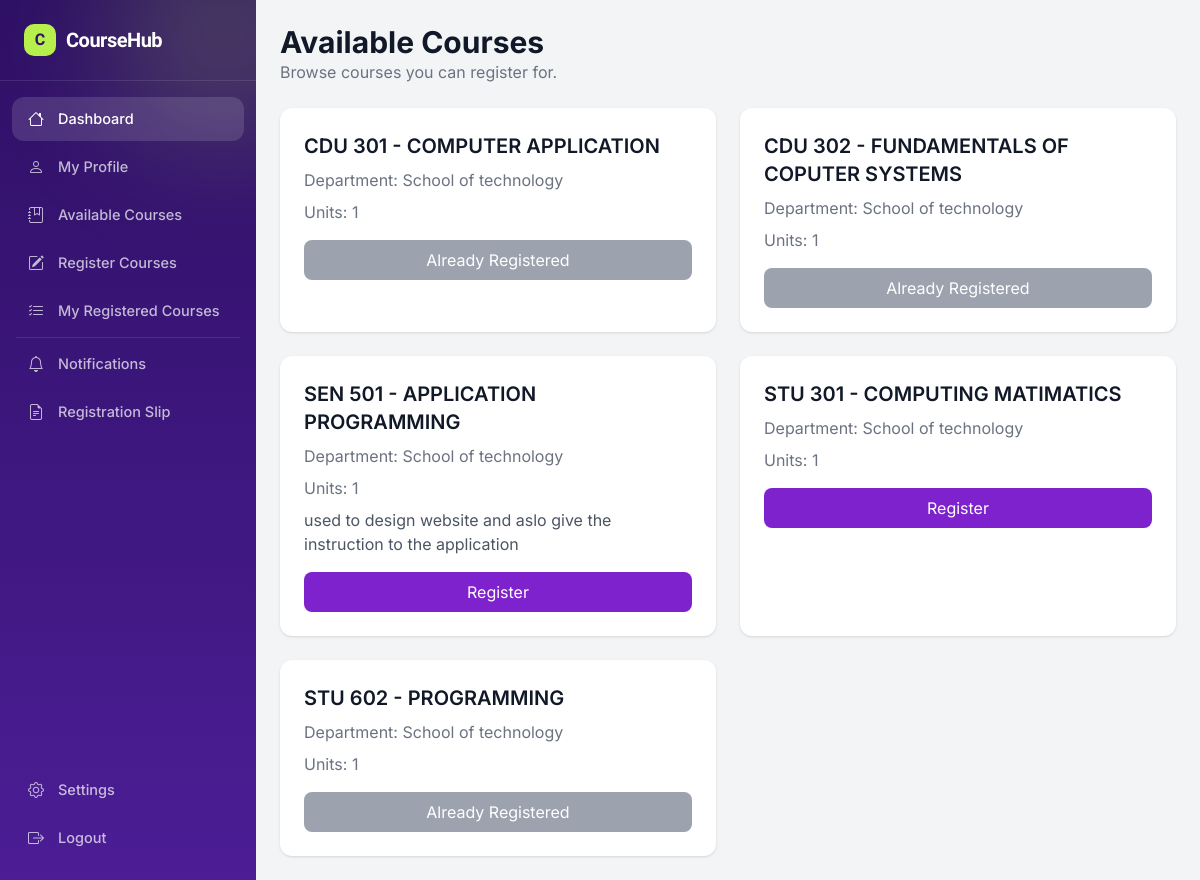
Page /students/courses/ (signed in) on the earlier database version.
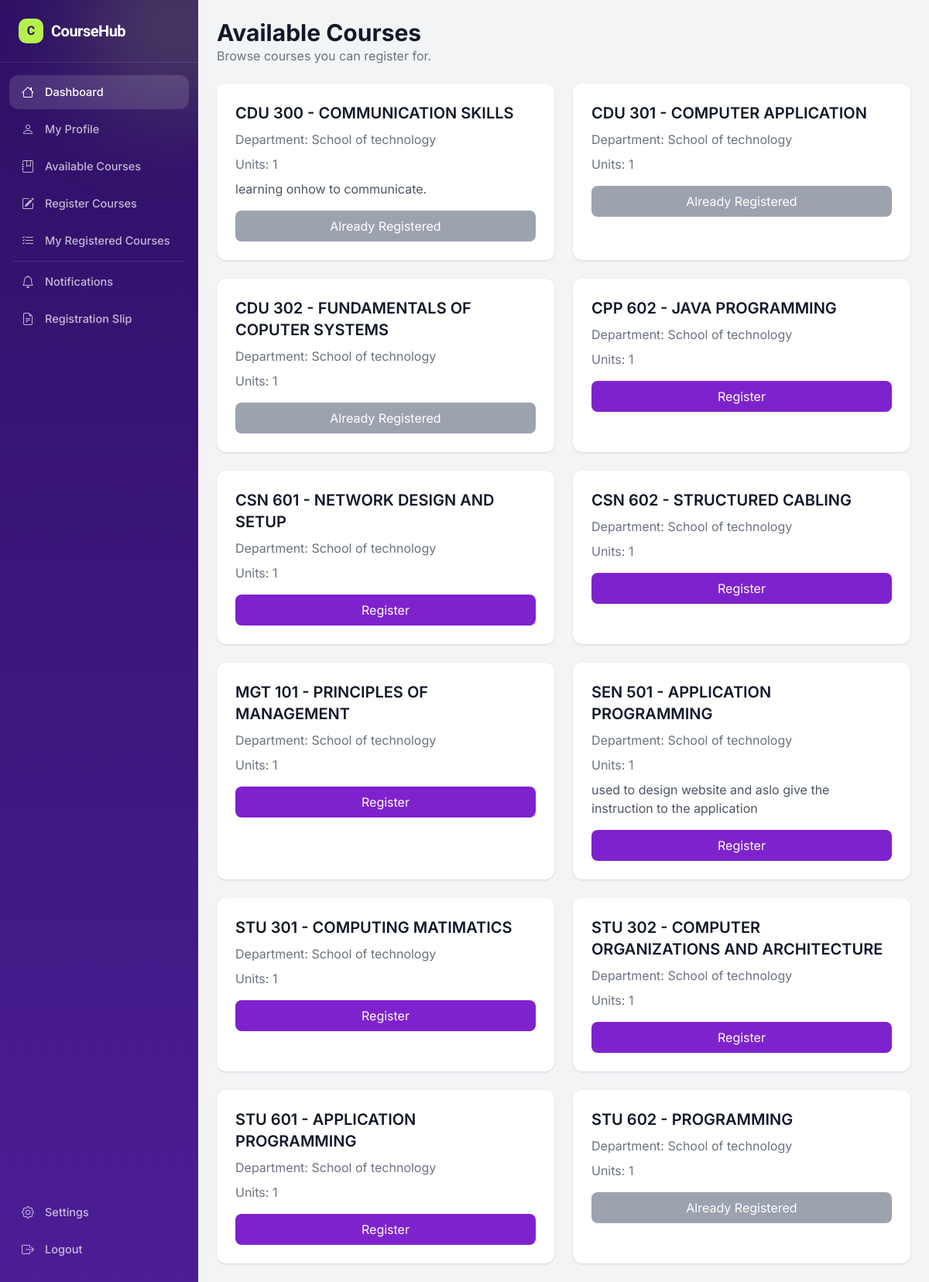
Same page on the later database version.
### courses/models.py (models this page shows, shortened)
class Course(models.Model):
    department = models.ForeignKey(
        Department,
        on_delete=models.CASCADE,
        related_name='courses',
        verbose_name='Department/School',
        help_text='Select the department or school offering this course.',
    )
    code = models.CharField(max_length=20, unique=True)
    title = models.CharField(max_length=200)
    description = models.TextField(blank=True)
    credit_hours = models.PositiveIntegerField(
        default=3,
        verbose_name='Units',
        help_text='Number of credit units for this course.',
    )
    semester = models.CharField(max_length=50, blank=True)
    is_active = models.BooleanField(default=True)
    created_at = models.DateTimeField(auto_now_add=True)
    class Meta:
        verbose_name_plural = 'Courses'

### departments/models.py (models this page shows, shortened)
class Department(models.Model):
    name = models.CharField(max_length=150, unique=True)
    code = models.CharField(max_length=20, unique=True)
    description = models.TextField(blank=True)
    created_at = models.DateTimeField(auto_now_add=True)
    class Meta:
        verbose_name_plural = 'Departments'

### students/views.py (the view)
# urls.py: path('courses/', student_courses_view, name='student_courses'),
@login_required
def student_courses_view(request):
    student = Student.objects.filter(user=request.user).first()
    registrations = CourseRegistration.objects.filter(student=student).values_list('course_id', flat=True)
    courses = Course.objects.filter(is_active=True).order_by('code')
    return render(request, 'students/courses.html', {
        'student': student,
        'courses': courses,
        'registered_course_ids': list(registrations),
    })

### templates/students/courses.html (shortened to what this page needs)
{% extends 'dashboard/student_base.html' %}
{% block content %}
<div class="max-w-6xl mx-auto p-6">
    <div class="flex items-center justify-between mb-6">
        <div>
            <h1 class="text-3xl font-bold">Available Courses</h1>
            <p class="text-gray-500">Browse courses you can register for.</p>
        </div>
    </div>
    <div class="grid gap-6 lg:grid-cols-2">
        {% for course in courses %}
        <div class="bg-white rounded-xl shadow p-6">
            <h2 class="text-xl font-semibold mb-2">{{ course.code }} - {{ course.title }}</h2>
            <p class="text-gray-500 mb-2">Department: {{ course.department.name|default:'N/A' }}</p>
            <p class="text-gray-500 mb-2">Units: {{ course.credit_hours }}</p>
            <p class="text-gray-600 mb-4">{{ course.description|truncatechars:120 }}</p>
            <form method="post" action="{% url 'register_course' %}">
                <button type="submit" class="w-full rounded-lg py-2 text-white {% if course.id in registered_course_ids %}bg-gray-400 cursor-not-allowed{% else %}bg-purple-700 hover:bg-purple-600{% endif %}" {% if course.id in registered_course_ids %}disabled{% endif %}>
                    {% if course.id in registered_course_ids %}Already Registered{% else %}Register{% endif %}
                </button>
            </form>
        </div>
        {% empty %}
        <div class="bg-white rounded-xl shadow p-6 text-gray-500">No active courses are available for registration.</div>
        {% endfor %}
    </div>
</div>
{% endblock %}

Differences in the rows shown:
added Course: code "CDU 300", title "COMMUNICATION SKILLS", department.name "School of technology", credit_hours "1", description "learning onhow to communicate.", shows "Already Registered"
added Course: code "CPP 602", title "JAVA PROGRAMMING", department.name "School of technology", credit_hours "1", shows "Register"
added Course: code "CSN 601", title "NETWORK DESIGN AND SETUP", department.name "School of technology", credit_hours "1", shows "Register"
added Course: code "CSN 602", title "STRUCTURED CABLING", department.name "School of technology", credit_hours "1", shows "Register"
added Course: code "MGT 101", title "PRINCIPLES OF MANAGEMENT", department.name "School of technology", credit_hours "1", shows "Register"
added Course: code "STU 302", title "COMPUTER ORGANIZATIONS AND ARCHITECTURE", department.name "School of technology", credit_hours "1", shows "Register"
now on this page (row edited): Course: code "STU 601", title "APPLICATION PROGRAMMING", department.name "School of technology", credit_hours "1", shows "Register"
